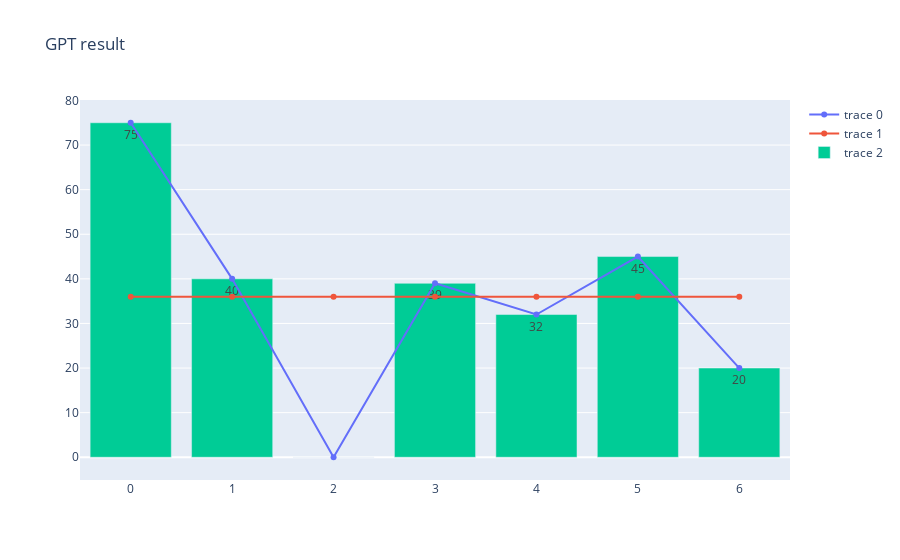

Notebook source saved alongside this figure:
### Code cell
f = go.FigureWidget()
f.add_scatter(y=df["Cards"].values)
f.add_scatter(y=np.full(len(df["Week"]),sred))
f.add_bar(y=df["Cards"], text=df["Cards"])
f.layout.title = 'GPT result'
f.show()

### Figure 1 — Plotly figure (JSON) as saved in the notebook; plotly's stock layout.template omitted (floating-point values rounded to 4 significant figures)
{"data": [{"type": "scatter", "uid": "19400aa4-fb0b-4985-8ee5-8f22699957f2", "y": [75, 40, 0, 39, 32, 45, 20]}, {"type": "scatter", "uid": "8e67bbff-ab3f-41d1-9077-b8ef193cba41", "y": [36, 36, 36, 36, 36, 36, 36]}, {"text": [75, 40, 0, 39, 32, 45, 20], "type": "bar", "uid": "b8cb0d26-3308-431d-aae5-76639ac8314c", "y": [75, 40, 0, 39, 32, 45, 20]}], "layout": {"title": {"text": "GPT result"}}}
